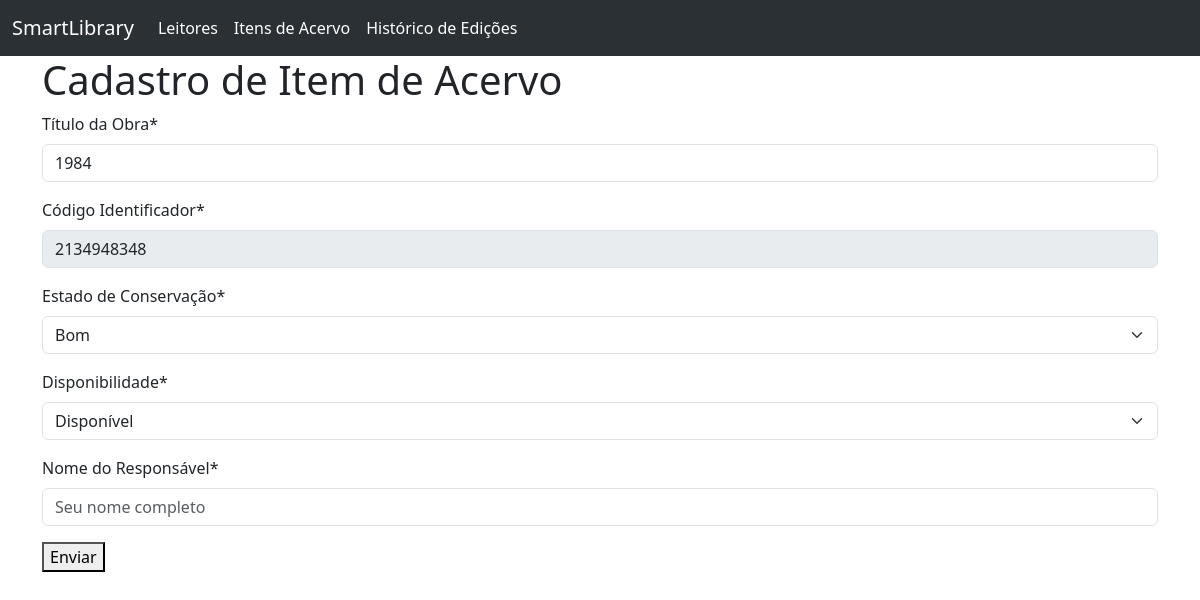
Page /collection-item/update/2134948348 on the earlier database version.
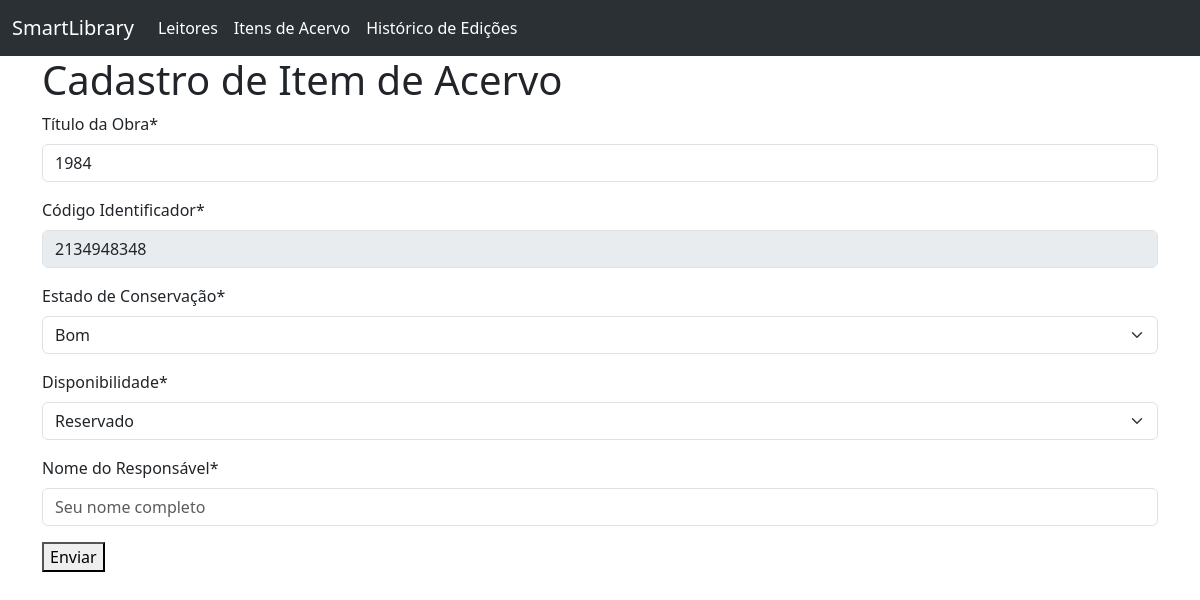
Same page on the later database version.
### collection_item/models.py (models this page shows, shortened)
class CollectionItem(models.Model):
    ESTADO_CONSEVACAO = {
        "Bom": "Bom",
        "Regular": "Regular",
        "Ruim": "Ruim",
        "Danificado": "Danificado",
    }
    ESTADO_DISPONIVEL = {
        "Disponível": "Disponível",
        "Emprestado": "Emprestado",
        "Reservado": "Reservado",
    }
    title = models.CharField(
        verbose_name="Título da Obra",
        max_length=50,
        null=False,
        blank=False,
    )
    id_code = models.CharField(
        verbose_name="Código Identificador",
        max_length=10,
        primary_key=True,
        validators=[id_code_validator],
    )
    preservation = models.CharField(
        verbose_name="Estado de Conservação",
        max_length=10,
        choices=ESTADO_CONSEVACAO,
        null=False,
        blank=False,
    )
    availability = models.CharField(
        verbose_name="Disponibilidade",
        max_length=10,
        choices=ESTADO_DISPONIVEL,
        null=False,
        blank=False,
    )
    entry_date = models.DateField(
        auto_now_add=True,
        null=False,
        blank=False,
    )
    class Meta:
        ordering = ["title"]
        verbose_name = "Item do Acervo"
        verbose_name_plural = "Itens do Acervo"

### collection_item/views.py (the view, shortened to what this page needs)
class CollectionItemUpdateView(UpdateView):
    model = CollectionItem
    form_class = CollectionItemForm
    template_name = "collection_item/collectionitem_form.html"
    success_url = reverse_lazy("collection_item_list")

### collection_item/templates/collection_item/collectionitem_form.html (shortened to what this page needs)
{% extends "base.html" %}
{% load crispy_forms_tags %}
{% block main_content %}
    <h1>Cadastro de Item de Acervo</h1>
    <form method="POST">
        {{ form|crispy }}
        <button type="submit">Enviar</button>
    </form>
{% endblock main_content %}

Differences in the rows shown:
changed CollectionItem "Bom": availability "Disponível" → "Reservado"
